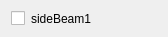
<?xml version="1.0" encoding="UTF-8"?>
<ui version="4.0">
 <class>DrawableListItem</class>
 <widget class="QWidget" name="DrawableListItem">
  <property name="geometry">
   <rect>
    <x>0</x>
    <y>0</y>
    <width>168</width>
    <height>34</height>
   </rect>
  </property>
  <property name="sizePolicy">
   <sizepolicy hsizetype="Minimum" vsizetype="Minimum">
    <horstretch>0</horstretch>
    <verstretch>0</verstretch>
   </sizepolicy>
  </property>
  <property name="windowTitle">
   <string>DrawableListItem</string>
  </property>
  <layout class="QHBoxLayout" name="horizontalLayout" stretch="0,10">
   <item>
    <widget class="QCheckBox" name="visibleCheckBox">
     <property name="text">
      <string/>
     </property>
    </widget>
   </item>
   <item>
    <widget class="QLabel" name="name">
     <property name="text">
      <string>sideBeam1</string>
     </property>
    </widget>
   </item>
  </layout>
 </widget>
 <resources/>
 <connections/>
</ui>
